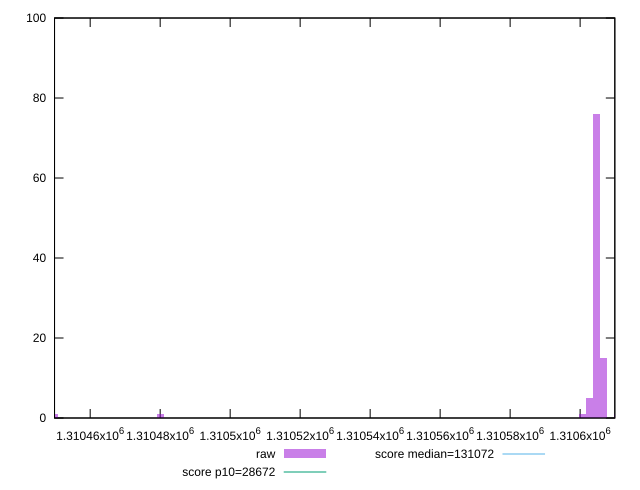

Write the gnuplot code that produced this figure.
reset

$raw <<EOF
1310479.9779896983 1
1310449.793587292 1
1310606.7524798047 15
1310604.7401863108 76
1310602.727892817 5
1310610.7770667921 1
1310600.7155993234 1
EOF

set key outside below
set boxwidth 2.0122934937506596
set xrange [1310449.8140782125:1310609.9146004037]
set yrange [0:100]
set trange [0:100]
set style fill transparent solid 0.5 noborder

set parametric
set terminal svg size 640, 490 enhanced background rgb 'white'
set output "report_00017_2021-02-10T15-08-03.406Z/uses-long-cache-ttl/samples/pages+cached/raw/histogram.svg"

plot $raw title "raw" with boxes, \
     28672,t title "score p10=28672", \
     131072,t title "score median=131072"

reset
